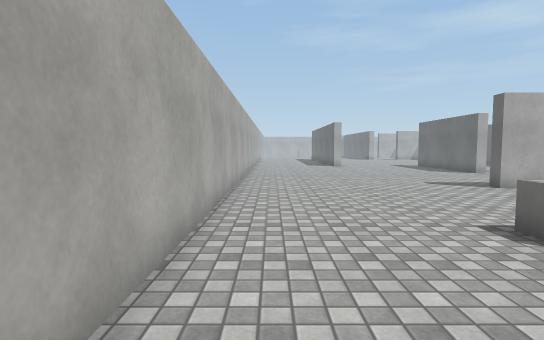
[1] (above)

16 first-person views from a walk through a scene from a Unity 3-D project. The camera is 1.3 m above the floor, tilts 4° down and sees 80° across. The floor is counted in squares, 1 m on a side. Each view is taken from the middle of a square. On the plan, view 1 faces up. The plan holds only what a view shows up to about 14 squares ahead; the rest is blank. The place goes on beyond the plan. Surface patterns are stand-ins for the level's own textures.

[2]
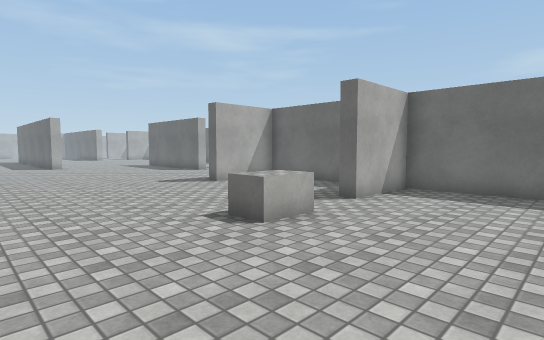

[3]
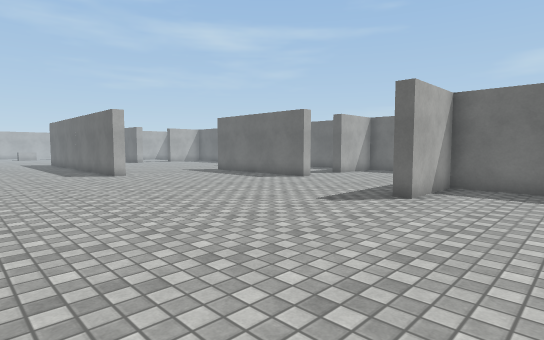

[4]
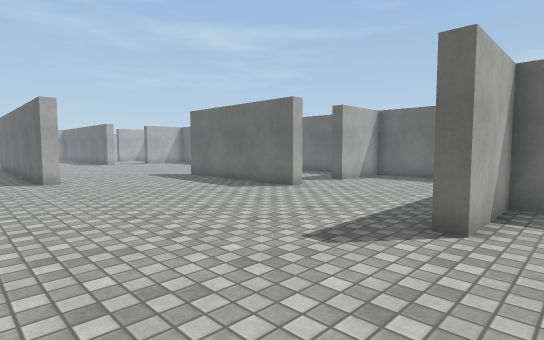

[5]
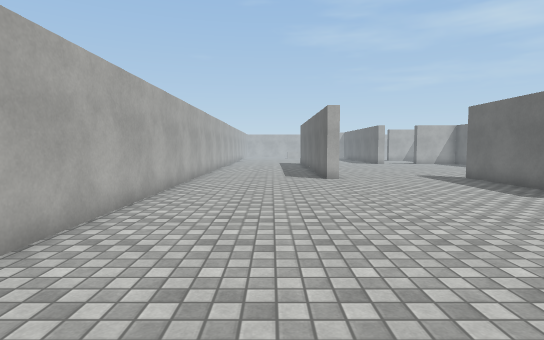

[6]
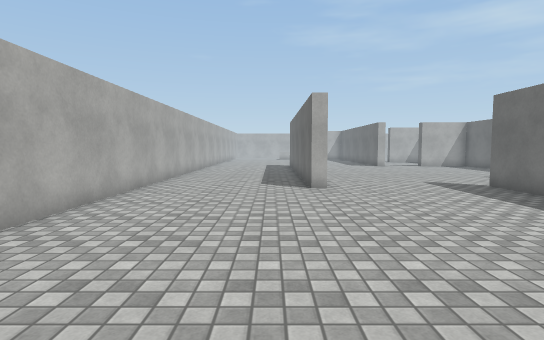

[7]
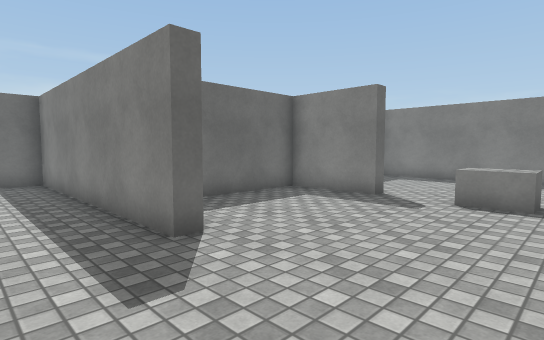

[8]
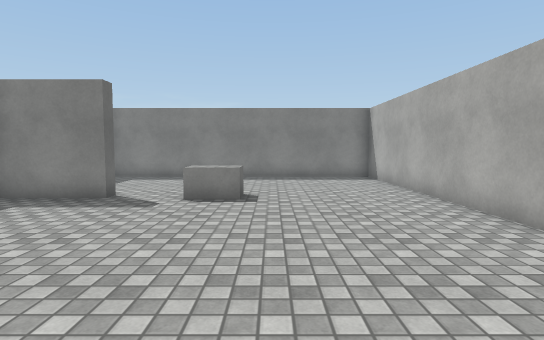

[9]
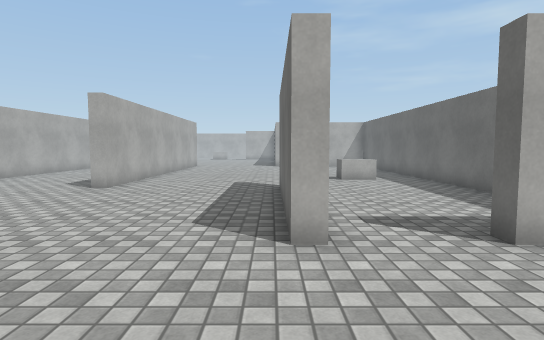

[10]
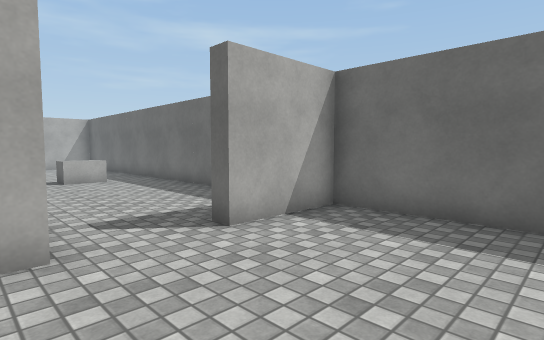

[11]
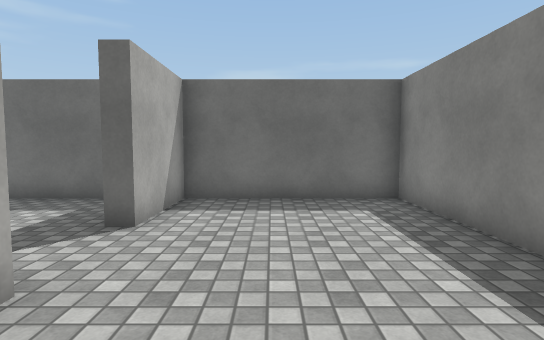

[12]
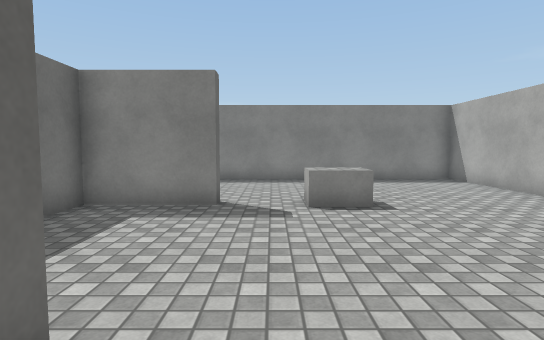

[13]
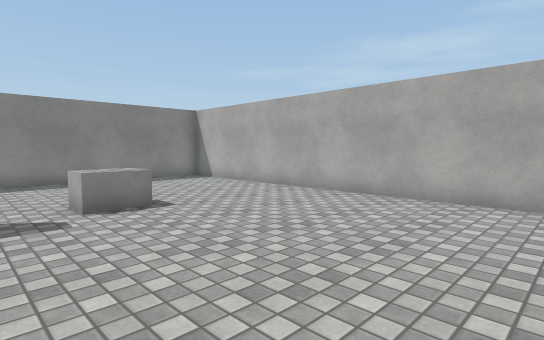

[14]
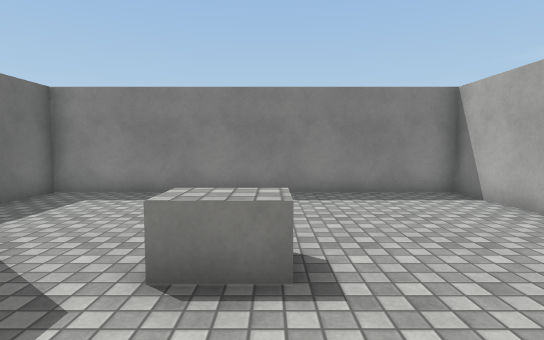

[15]
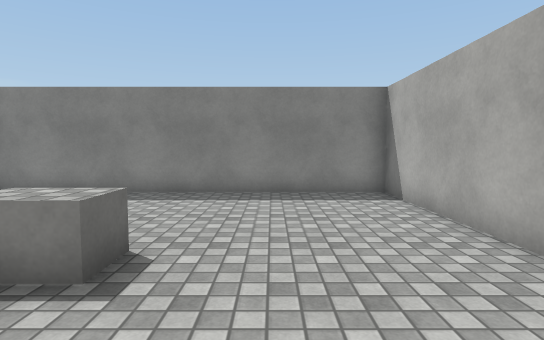

[16]
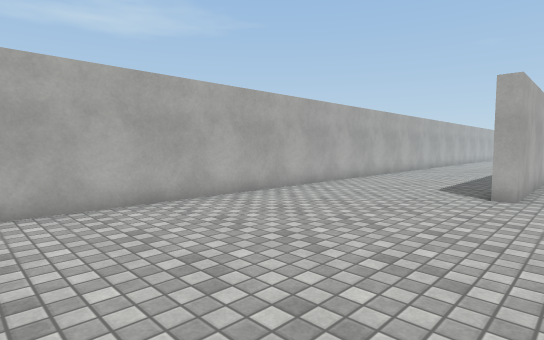

### Floor plan
Points are (right, up) in squares from view 1. A wall is a line through its corners. A room is listed if a view was taken in it or the views show most of it. See-through windows are left out.
Room 1 (views 1, 2, 3, 4, 5, 6, 7, 8, 9, 10, 11, 12, 13, 14, 15, 16)
walls: (10.9, 16.2) (10.3, 16.2) (10.3, 22.8); (16.3, 18.2) (16.3, 26.1); (4.8, 26.5) (4.8, 22.3) (4.3, 22.3) (4.3, 26.5); (-1.2, 26.1) (-1.2, -1.2) (10.3, -1.2) (10.3, 4.2) (7.2, 4.2) (7.2, 4.7) (10.3, 4.7) (10.3, 10.2) (7.2, 10.2) (7.2, 10.7) (16.3, 10.7) (16.3, 16.2) (13.3, 16.2) (13.3, 16.8)
objects: other object (4, 4) to (5, 5); other object (13, 25) to (14, 26)

Positions as (right, up) in squares from view 1, and headings:
1: (0, 0), facing up
2: (0, 0), facing up-right
3: (-1, 7), facing up-right
4: (2, 9), facing up-right
5: (2, 9), facing up
6: (3, 12), facing up
7: (3, 13), facing down-right
8: (3, 13), facing down
9: (10, 12), facing up
10: (10, 12), facing up-right
11: (8, 14), facing right
12: (6, 12), facing down
13: (7, 12), facing down-left
14: (4, 8), facing down
15: (2, 8), facing down
16: (6, 13), facing up-left
